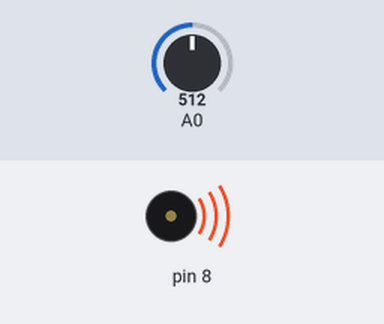
Simulated run of this sketch. Board: Arduino Uno, built with avr-gcc and run on an emulated ATmega328P. On the bench: buzzer (waves = sounding). Inputs (shaded band) come from the test bench; at power-on: A0 = 512. What the sketch prints to the serial monitor is not drawn.

Above: at 0.05 s.
Timing chart, 0 to 3.0 s (numbered marks = the images above):
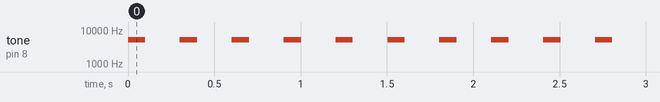

The sketch:

sensorPiezo.ino
```cpp
void setup() {
  // put your setup code here, to run once:
  Serial.begin(9600);
}

void loop() {
  // put your main code here, to run repeatedly:
  int light = analogRead(A0);
  int hertz = map(light, 0, 500, 31, 4978);
  tone(8, hertz, 100);
  delay(100);
  noTone(8);
  Serial.println(light);
  Serial.println(hertz);
  delay(200);
}
```

Measured:
- by itself, tone on pin 8: alternates 5096 Hz for 0.10 s and silent for 0.20 s
